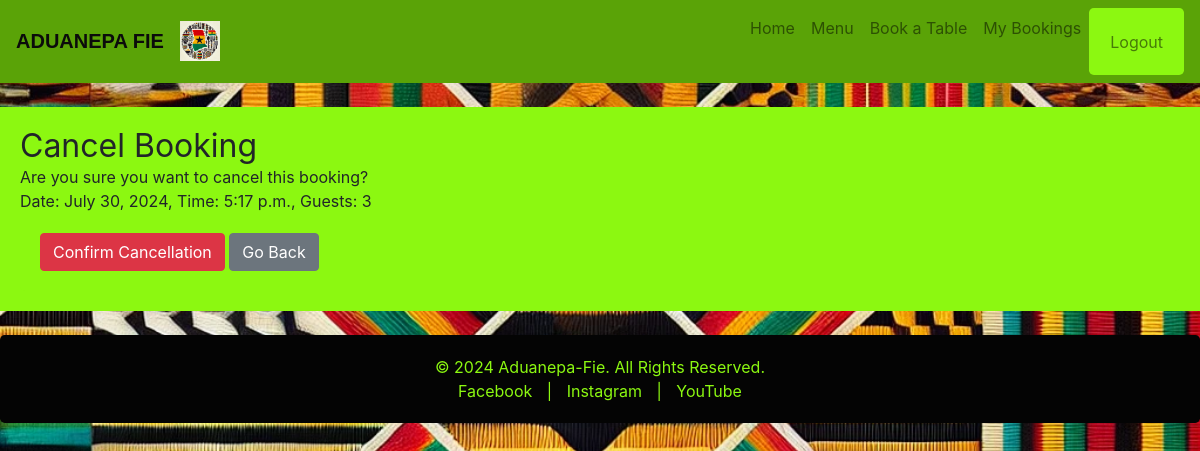
/cancel_booking/5/ (signed in), run on the app's committed database.
### bookings/models.py (models this page shows, shortened)
class Booking(models.Model):
    user = models.ForeignKey(User, on_delete=models.CASCADE)
    table = models.ForeignKey(Table, on_delete=models.CASCADE)
    date = models.DateField()
    time = models.TimeField()
    guests = models.IntegerField()
    created_at = models.DateTimeField(auto_now_add=True)

### bookings/views.py (the view)
# urls.py: path('cancel_booking/<int:booking_id>/', views.cancel_booking, name='cancel_booking'),
@login_required
def cancel_booking(request, booking_id):
    booking = Booking.objects.get(id=booking_id, user=request.user)
    if request.method == 'POST':
        booking.delete()
        messages.success(request, 'Booking cancelled successfully!')
        return redirect('my_bookings')
    return render(request, 'cancel_booking.html', {'booking': booking})

### templates/cancel_booking.html (shortened to what this page needs)
{% extends 'base.html' %}
{% block content %}
    <h2>Cancel Booking</h2>
    <p>Are you sure you want to cancel this booking?</p>
    <p>Date: {{ booking.date }}, Time: {{ booking.time }}, Guests: {{ booking.guests }}</p>
    <form method="post">
        <button type="submit" class="btn btn-danger">Confirm Cancellation</button>
        <a href="{% url 'my_bookings' %}" class="btn btn-secondary">Go Back</a>
    </form>
{% endblock %}

### static/css/styles.css (style rules this page uses)
body, h1, h2, h3, h4, h5, h6, p, ul { margin: 0; padding: 0; font-weight: normal; }
body { background-image: url('/static/images/kente_background.jpg'); background-size: cover; background-repeat: no-repeat; background-attachment: fixed; background-position: center; }
form { background-color:#8cf811; padding: 20px; border-radius: 0.3rem; }
.btn-danger { background-color: #dc3545; border-color: #dc3545; }
.btn-secondary { background-color: #6c757d; border-color: #6c757d; }

### data on the page
Booking: date "July 30, 2024", time "5:17 p.m.", guests "3"
